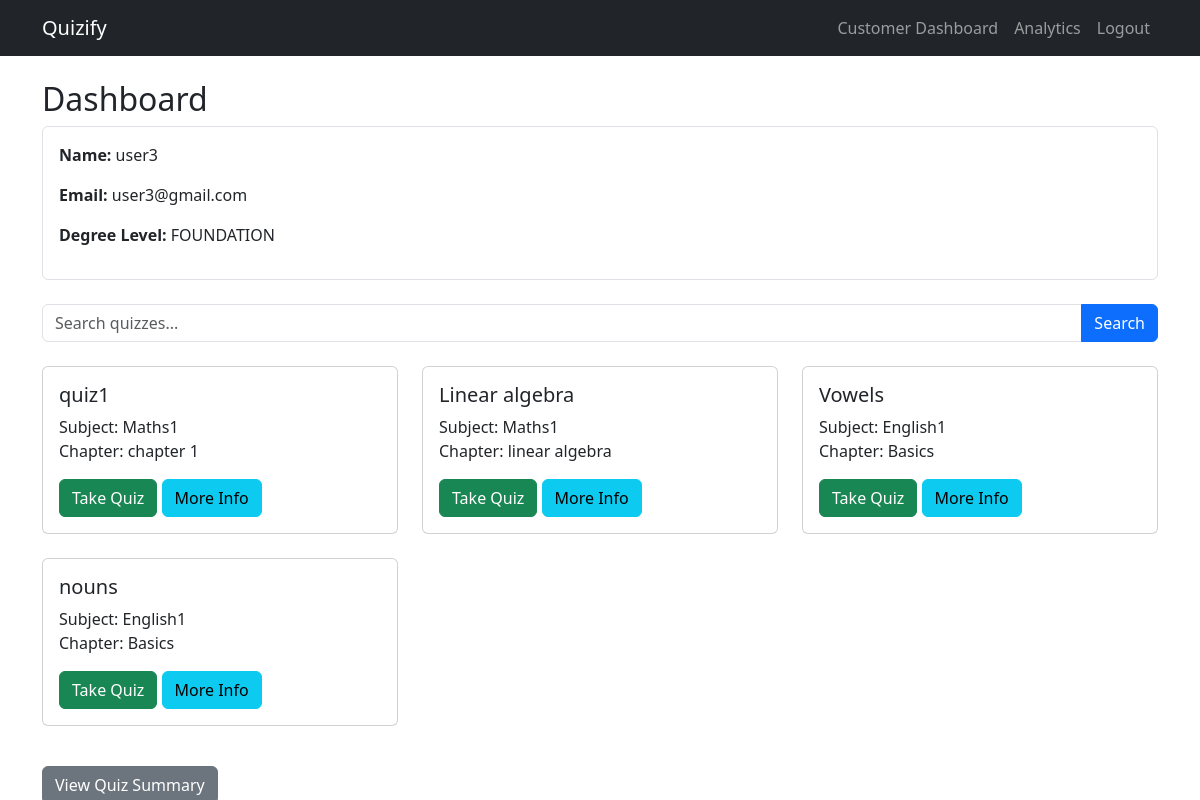
/user/dashboard (signed in), run on the app's committed database.
### models.py (models this page shows, shortened)
class User(db.Model):
    __tablename__ = 'user'
    user_id = db.Column(db.Integer, primary_key=True)
    username = db.Column(db.String(50), unique=True, nullable=False)
    email = db.Column(db.String(90), unique=True, nullable=False)  # Fixed typo "Coulumn" to "Column"
    password = db.Column(db.String(255), nullable=False)  # Increased length for hashed passwords
    full_name = db.Column(db.String(30), nullable=False)
    dob = db.Column(db.Date, nullable=True)
    degree_id = db.Column(db.Integer, db.ForeignKey('degree_level.degree_id'))
    is_admin = db.Column(db.Boolean, nullable=False, default=False)  # Fixed "db.column" to "db.Column"
    degree = db.relationship('Degree_level', backref=db.backref('users', lazy=True))

class Degree_level(db.Model):
    __tablename__ = 'degree_level'
    degree_id = db.Column(db.Integer, primary_key=True)
    degree_level = db.Column(db.String(10), unique=True, nullable=False)

class Quiz(db.Model):
    __tablename__ = 'quiz'
    quiz_id = db.Column(db.Integer, primary_key=True)
    quiz_name = db.Column(db.String(50), nullable=False)
    chapter_id = db.Column(db.Integer, db.ForeignKey('chapters.chapter_id'))
    questions = db.relationship('Question', backref='quiz', cascade='all, delete-orphan')

class Subject(db.Model):
    __tablename__ = 'subjects'
    subject_id = db.Column(db.Integer, primary_key=True)
    subject_name = db.Column(db.String(20), nullable=False)
    degree_id = db.Column(db.Integer, db.ForeignKey('degree_level.degree_id'))
    degree = db.relationship('Degree_level', backref=db.backref('subjects', lazy=True))
    chapters = db.relationship('Chapter', backref=db.backref('subject', lazy=True))

class Chapter(db.Model):
    __tablename__ = 'chapters'
    chapter_id = db.Column(db.Integer, primary_key=True)
    chapter_name = db.Column(db.String(20), nullable=False)
    subject_id = db.Column(db.Integer, db.ForeignKey('subjects.subject_id'))
    quizzes = db.relationship('Quiz', backref=db.backref('chapter', lazy=True))

### controllers/user.py (the view, shortened to what this page needs)
@user.route('/dashboard')
@login_required
def dashboard():
    user_obj = User.query.get(session['user_id'])
    search_query = request.args.get('search_query', '')
    quizzes_query = Quiz.query.join(Chapter).join(Subject).filter(Subject.degree_id == user_obj.degree_id)
    quizzes = quizzes_query.all()
    return render_template('user/dashboard.html', quizzes=quizzes, search_query=search_query, user_obj=user_obj)

### controllers/user.py (called while the page is built)
def login_required(f):
    @wraps(f)
    def decorated_function(*args, **kwargs):
        if 'user_id' not in session:
            flash('Please log in first.', 'error')
            return redirect(url_for('auth.login'))
        return f(*args, **kwargs)
    return decorated_function

### templates/user/dashboard.html (shortened to what this page needs)
{% extends 'base.html' %}
{% block content %}
<div class="container mt-4">
    <h2>Dashboard</h2>
    <div class="user-details mb-4 p-3 border rounded">
        <p><strong>Name:</strong> {{ user_obj.full_name }}</p>
        <p><strong>Email:</strong> {{ user_obj.email }}</p>
        <p>
            <strong>Degree Level:</strong>
            {% if user_obj.degree %}
            {{ user_obj.degree.degree_level }}
            {% else %}
            N/A
            {% endif %}
        </p>
    </div>
    <form method="GET" action="{{ url_for('user.dashboard') }}" class="mb-4">
        <div class="input-group">
            <input type="text" class="form-control" name="search_query" placeholder="Search quizzes..."
                value="{{ search_query }}">
            <button class="btn btn-primary" type="submit">Search</button>
        </div>
    </form>
    <div class="row">
        {% for quiz in quizzes %}
        <div class="col-md-4 mb-4">
            <div class="card">
                <div class="card-body">
                    <h5 class="card-title">{{ quiz.quiz_name }}</h5>
                    <p class="card-text">
                        Subject: {{ quiz.chapter.subject.subject_name }}<br>
                        Chapter: {{ quiz.chapter.chapter_name }}
                    </p>
                    <a href="{{ url_for('user.take_quiz', quiz_id=quiz.quiz_id) }}" class="btn btn-success">Take
                        Quiz</a>
                    <a href="{{ url_for('user.quiz_info', quiz_id=quiz.quiz_id) }}" class="btn btn-info">More Info</a>
                </div>
            </div>
        </div>
        {% else %}
        <p>No quizzes available.</p>
        {% endfor %}
    </div>
    <a href="{{ url_for('user.quiz_summary') }}" class="btn btn-secondary mt-3">View Quiz Summary</a>
</div>
{% endblock %}

### data on the page
User: full_name "user3", email "user3@gmail.com"
Degree_level: degree.degree_level "FOUNDATION"
Quiz: quiz_name "quiz1", chapter.subject.subject_name "Maths1", chapter.chapter_name "chapter 1"
Quiz: quiz_name "Linear algebra", chapter.subject.subject_name "Maths1", chapter.chapter_name "linear algebra"
Quiz: quiz_name "Vowels", chapter.subject.subject_name "English1", chapter.chapter_name "Basics"
Quiz: quiz_name "nouns", chapter.subject.subject_name "English1", chapter.chapter_name "Basics"
